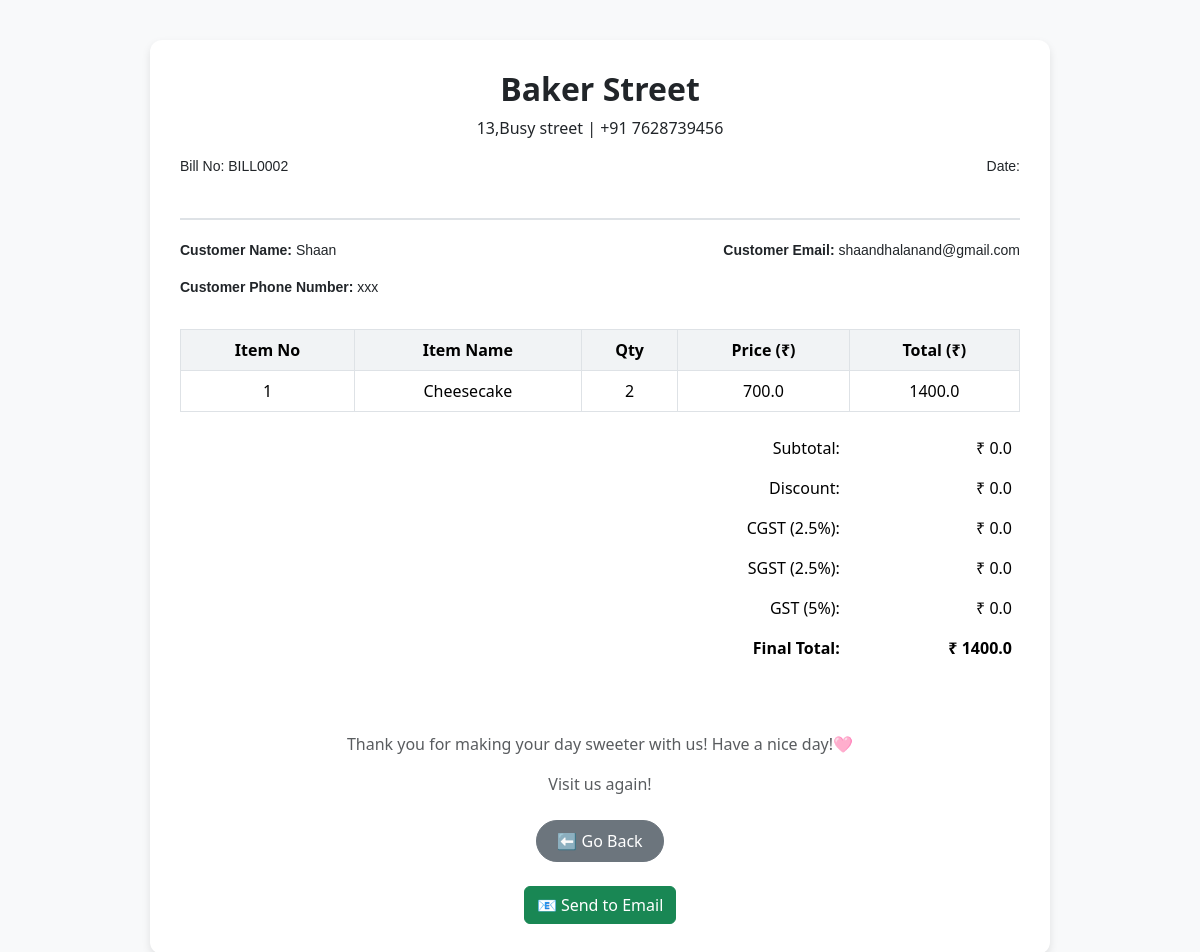
Screenshot of /invoice/2/ with the database file from the repository.
### billing/models.py (models this page shows, shortened)
class Bill(models.Model):
    customer = models.ForeignKey(Customer_details, on_delete=models.CASCADE, null=True, blank=True)
    invoice_number = models.CharField(max_length=20, unique=True, blank=True, null=True)
    date = models.DateField(auto_now_add=True)
    subtotal = models.FloatField(default=0)
    discount = models.FloatField(default=0)
    cgst = models.FloatField(default=0)
    sgst = models.FloatField(default=0)
    gst = models.FloatField(default=0)
    total = models.FloatField(default=0)

class Customer_details(models.Model):
    name = models.CharField(max_length=200)
    phone = models.CharField(max_length=15)
    email = models.EmailField()

class BillItem(models.Model):
    bill = models.ForeignKey(Bill, on_delete=models.CASCADE, related_name="items")
    item_name = models.CharField(max_length=200)
    quantity = models.IntegerField()
    price = models.FloatField()
    total = models.FloatField()

### billing/views.py (the view)
# urls.py: path("invoice/<int:bill_id>/", views.invoice_preview, name="invoice_preview"),
def invoice_preview(request, bill_id):
    bill = get_object_or_404(Bill, id=bill_id)
    items = bill.items.all()
    return render(request, "billing/invoice.html", {
        "bill": bill,
        "items": items,
        "gst": bill.gst,
        "final_amount": bill.total,
    })

### billing/templates/billing/invoice.html (shortened to what this page needs)
<!DOCTYPE html>
<html lang="en">
<head>
  <link href="https://cdn.jsdelivr.net/npm/bootstrap@5.3.2/dist/css/bootstrap.min.css" rel="stylesheet">
  </head>
  <body>
    <div class="container">
      <div class="invoice-box">
        <div class="invoice-header text-center">
          <h2 class="fw-bold">Baker Street</h2>
          <p>13,Busy street | +91 7628739456</p>
          <div style="display: flex; justify-content: space-between; align-items: flex-start; margin-bottom: 15px; font-family: Arial, sans-serif; font-size: 14px;">
            <p>Bill No: {{bill.invoice_number}}</p>
            <p>Date: {{ bill.date|date:"d M Y" }}</p>
          </div>
        </div>
        <div style="display: flex; justify-content: space-between; align-items: flex-start; margin-bottom: 15px; font-family: Arial, sans-serif; font-size: 14px;">
          <div>
            <p><strong>Customer Name:</strong> {{bill.customer.name}}</p>
            <p><strong>Customer Phone Number:</strong> {{bill.customer.phone|default:"xxx"}}</p>
          </div>
          <div>
            <p><strong>Customer Email:</strong> {{bill.customer.email}}</p>
          </div>
        </div>
        <table class="table table-bordered align-middle text-center">
          <thead>
            <tr>
              <th>Item No</th>
              <th>Item Name</th>
              <th>Qty</th>
              <th>Price (₹)</th>
              <th>Total (₹)</th>
            </tr>
          </thead>
          <tbody>
            {% for item in items %}
            <tr>
              <td>{{forloop.counter}}</td>
              <td>{{ item.item_name }}</td>
              <td>{{ item.quantity }}</td>
              <td>{{ item.price }}</td>
              <td>{{ item.total }}</td>
            </tr>
            {% endfor %}
          </tbody>
        </table>
        <div class="row">
          <div class="col-md-6"></div>
          <div class="col-md-6">
            <table class="table table-borderless">
              <tr>
                <td class="text-end">Subtotal:</td>
                <td class="text-end">₹ {{ bill.subtotal }}</td>
              </tr>
              <tr>
                <td class="text-end">Discount:</td>
                <td class="text-end">₹ {{ bill.discount }}</td>
              </tr>
              <tr>
                <td class="text-end">CGST (2.5%):</td>
                <td class="text-end">₹ {{ bill.cgst }}</td>
              </tr>
              <tr>
                <td class="text-end">SGST (2.5%):</td>
                <td class="text-end">₹ {{ bill.sgst }}</td>
              </tr>
              <tr>
                <td class="text-end">GST (5%):</td>
                <td class="text-end">₹ {{ bill.gst }}</td>
              </tr>
              <tr class="totals">
                <td class="text-end">Final Total:</td>
                <td class="text-end">₹ {{ bill.total }}</td>
              </tr>
            </table>
          </div>
        </div>
        <div class="text-center mt-5">
          <p class="text-muted">Thank you for making your day sweeter with us!  Have a nice day!🩷 </p>
          <p class="text-muted">Visit us again!</p>
          <div class="text-center mt-4 noprint">
            <a href="{% url 'home' %}" class="btn btn-secondary btn-custom">⬅ Go Back</a>
          </div>
          <div class="text-center mt-4 noprint">
            <a href="{% url 'send_bill_email' bill.id %}" class="btn btn-success">📧 Send to Email</a>
          </div>
        </div>
      </div>
    </div>
  </body>
  </html>

### billing/templates/billing/invoice.html (style rules this page uses)
body { background-color: #f8f9fa; }
.invoice-box { background: #fff; border-radius: 12px; box-shadow: 0 4px 8px rgba(0,0,0,0.1); padding: 30px; margin: 40px auto; max-width: 900px; }
.invoice-header { border-bottom: 2px solid #dee2e6; margin-bottom: 20px; padding-bottom: 10px; }
.table th { background-color: #f1f3f5; }
.totals { font-weight: bold; }
.btn-custom { border-radius: 30px; padding: 8px 20px; }

### rows the page displays
Bill: invoice_number "BILL0002", customer.name "Shaan", customer.phone "xxx", customer.email "shaandhalanand@gmail.com", subtotal "0.0", discount "0.0", cgst "0.0", sgst "0.0", gst "0.0", total "1400.0"
BillItem: item_name "Cheesecake", quantity "2", price "700.0", total "1400.0"
